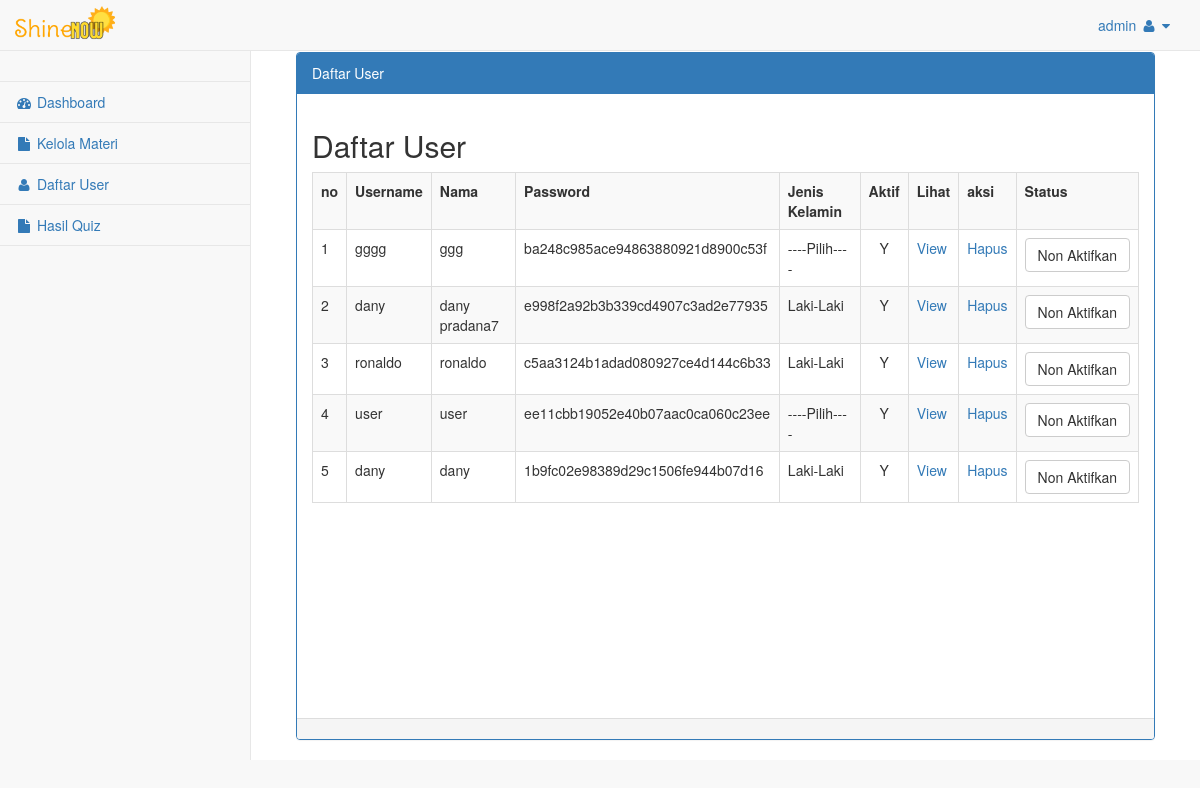
The page /admin/media.php?module=users (signed in) on the database its author committed.
### tables this page shows
CREATE TABLE `tbl_user` (
  `id_user` int(11) NOT NULL AUTO_INCREMENT,
  `username` varchar(40) NOT NULL,
  `password` varchar(100) NOT NULL,
  `nama` text NOT NULL,
  `tgl_lahir` varchar(30) NOT NULL,
  `jk` varchar(20) NOT NULL,
  `kwgn` varchar(40) NOT NULL,
  `sekolah_asal` varchar(50) NOT NULL,
  `telp` varchar(13) NOT NULL,
  `alamat` text NOT NULL,
  `statusaktif` enum('Y','N') NOT NULL DEFAULT 'Y',
  PRIMARY KEY (`id_user`)
);

### admin/modul/mod_users/users.php (the view, shortened to what this page needs)
        <div id="page-wrapper">
            <div class="container-fluid">
                <div class="row">
                    <div class="col-lg-12">
                    </div>
                </div>
                <div class="row">
                    <div class="col-lg-12">
                    <div class="panel panel-primary">
                        <div class="panel-heading">
                            Daftar User
                        </div>
                        <div class="panel-body">
<?php
$aksi="modul/mod_users/aksi_users.php";
switch($_GET[act]){
  default:
      $tampil = mysqli_query($con,"SELECT * FROM tbl_user");
      echo "<h2> Daftar User</h2>
    <table class='table table-striped table-bordered table-hover'>
          <tr><th>no</th><th>Username</th><th>Nama</th><th>Password</th><th>Jenis Kelamin</th><th>Aktif</th><th>Lihat</th><th>aksi</th><th>Status</th></tr>";
    $no=1;
    while ($r=mysqli_fetch_array($tampil)){
       echo "<tr><td>$no</td>
             <td>$r[username]</td>
            <td>$r[nama]</td>
            <td>$r[password]</td>
        <td>$r[jk]</td>
          <td align=center>$r[statusaktif]</td>
        <td><a href='?module=users&act=lihat&id=$r[id_user]'>View</a></td>
             <td><a href=$aksi?module=users&act=hapus&id=$r[id_user]>Hapus</a></td>";
        if ($r[statusaktif]=="Y") {
          echo"<td><input type=button class='btn btn-default' value='Non Aktifkan' onclick=\"window.location.href='$aksi?module=users&act=nonaktif&id=$r[id_user]';\"></td>";
        }else {
          echo"<td align='center'><input class='btn btn-primary' type=button value='Aktifkan' onclick=\"window.location.href='$aksi?module=users&act=aktif&id=$r[id_user]';\"></td>";
        }
        echo"</tr>";
      $no++;
    }
    echo "</table><br/><br/><br/><br/><br/><br/><br/><br/><br/><br/>";
    break;
}
?>
                        </div>
                        <div class="panel-footer">
                        </div>
                    </div>
                    </div>
                </div>
            </div>
        </div>

### rows shown on the page
tbl_user: username "gggg", nama "ggg", password "ba248c985ace94863880921d8900c53f", jk "----Pilih----", statusaktif "Y"
tbl_user: username "dany", nama "dany pradana7", password "e998f2a92b3b339cd4907c3ad2e77935", jk "Laki-Laki", statusaktif "Y"
tbl_user: username "ronaldo", nama "ronaldo", password "c5aa3124b1adad080927ce4d144c6b33", jk "Laki-Laki", statusaktif "Y"
tbl_user: username "user", nama "user", password "ee11cbb19052e40b07aac0ca060c23ee", jk "----Pilih----", statusaktif "Y"
tbl_user: username "dany", nama "dany", password "1b9fc02e98389d29c1506fe944b07d16", jk "Laki-Laki", statusaktif "Y"

### other values the page prints
$_SESSION[username] "admin"
